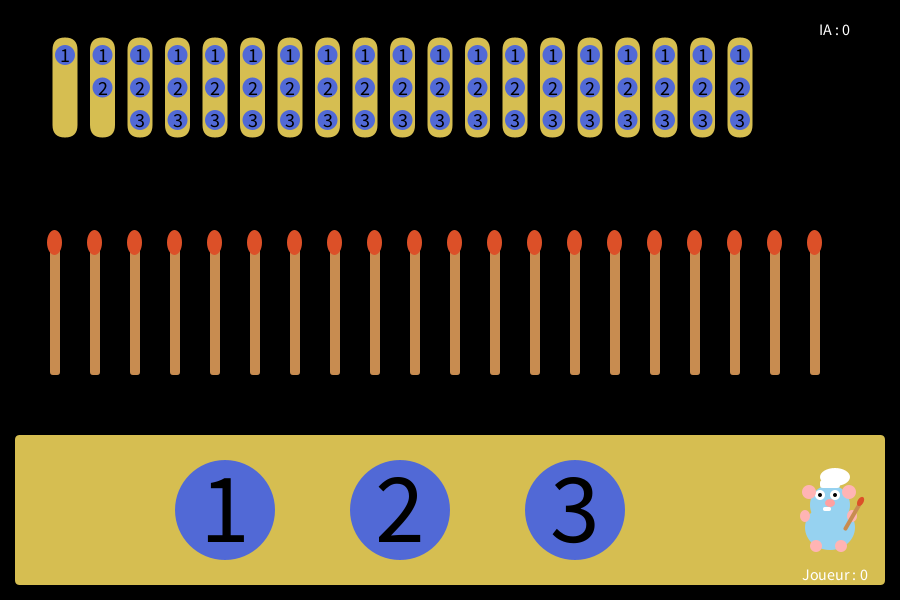
Frame 1 (no input)
Frame 60 (the mouse pressed at the canvas centre just before this capture): identical to frame 1, image omitted
Frame 120 (the mouse held since frame 60 and released just before this capture): identical to frame 1, image omitted

The Processing sketch that drew this single still picture (run headless with seeded random() and noise(); from frame 60 on, the mouse is pressed at the canvas centre):

// Processing sketch: Jeu_Nim
// ── Jeu_Nim.pde
///////////////////////////////////////////////////// //<>//
//07/12/2025
// Jeu de Nim
//
/////////////////////////////////////////////////////
//
// Les constantes
// ==============
int nbMatches = 20; // nb d alumette
//
// Les variables globales
// ======================
float player_x, player_y;
float ia_x, ia_y;

float panel_width, panel_height; // dimensions des panels
// postion des panels
float pl_panel_x, pl_panel_y;
float ia_panel_x, ia_panel_y;
float match_x, match_y;     // position de la première allumette
float cup_x, cup_y;         // position du premier gobelet
float cup_w, cup_h;         // dimensions des gobelets
// Positions des boutons du joueur
float b1_x, b1_y;
float b2_x, b2_y;
float b3_x, b3_y;
// Bouton 1 ,2 ,3
boolean inside1, inside2, inside3; // si la souris survole les boutons

int lastPlayTime; // temps

boolean iaTurn = false;
boolean gameOver = false;

int nbCups = 20;            // nombre de gobelets
boolean[][] tokens;          // tokens[cup][token]
int[] coups;                 // jeton choisi par IA

int scorePlayer = 0;
int scoreIA = 0;

//=================================================================
//
// Initialisation de la fenêtre graphique
//
//=================================================================
void settings() {
  size(900, 600);
}

//=================================================================
//
// Initialisation du programme
//
//=================================================================
void setup() {
  rectMode(CORNER);
  ellipseMode(CORNER);
  noStroke();
  player_x = 800;
  player_y = 475;

  ia_x = 775;
  ia_y = 25;

  // dimensions des panneaux
  panel_width  = 870;
  panel_height = 150;

  //postion des panels
  pl_panel_x = 15;
  pl_panel_y = 435;

  ia_panel_x = 15;
  ia_panel_y = 15;

  // position de la premiere allumettes
  match_x = 50;
  match_y = 215;
  // postion et taille du goblet
  cup_x = 37.5 + 15;
  cup_y = 37.5;

  cup_w = 25;
  cup_h = 100;

  // postion des bouton du joueur
  b1_x = 175;
  b1_y = 460;

  b2_x = 350;
  b2_y = 460;

  b3_x = 525;
  b3_y = 460;
  initIA(); // on crée la mémoire de l'IA
  initGame(); // initialise le jeu et l'IA au démarrage
}

//=================================================================
//
// Boucle de rendu
//
//=================================================================
void draw() {
  background(0);
  display(); // affiche l état actuel du jeu

  // affichage du chargement de reflexion de l ia
  if (iaTurn && !gameOver) {
    fill(255);
    textSize(30);
    textAlign(CENTER);
    text("L'IA réfléchit...", width/2, 100+90);

    noStroke();
    fill(0, 200, 255);
    rect(width/2 - 75, 110+90, (millis()/10) % 142.5, 5);
  }

  if (iaTurn && !gameOver) {
    // index du gobelet (0-19)
    int cupIndex = min(nbMatches - 1, nbCups - 1);

    // l ia  doit jouer mais le gobelet est vide
    if (cupIndex >= 0 && losingCup(cupIndex)) {
      gameOver = true;
      learn(); // l ia a perdu
      scorePlayer++;
    }
    // l ia peux jouer
    else if (millis() - lastPlayTime > 2000) {
      play();
    }
  }

  // Condition de fin de partie ,plus d'allumettes
  if (nbMatches <= 0 && !gameOver) {
    nbMatches = 0;
    gameOver = true;

    // si l ia perd
    if (iaTurn) {
      learn();
      scorePlayer++;
    } else {
      scoreIA++;
    }
  }
}

//=================================================================
//
// Initialisation du jeu
//
//=================================================================
void initGame() {
  nbMatches = 20;
  iaTurn = false;
  gameOver = false;
  lastPlayTime = millis();
  initCoups();
}

//=================================================================
//
// Création des structures nécessaires à l'IA
//
//=================================================================
void initIA() {
  // création du tableau tokens : nbCups x 3 jetons
  tokens = new boolean[nbCups][3];
  for (int i = 0; i < nbCups; i++) {
    for (int j = 0; j < 3; j++) {
      tokens[i][j] = true;   // tous les jetons sont présents
    }
  }

  // jetons spéciaux pour les deux premiers gobelets
  tokens[0][1] = false;     // 2ème jeton du premier gobelet absent
  tokens[0][2] = false;     // 3ème jeton du premier gobelet absent
  tokens[1][2] = false;     // 3ème jeton du deuxième gobelet absent

  // initialisation du tableau coups
  coups = new int[nbCups];
  for (int i = 0; i < nbCups; i++) {
    coups[i] = 0;
  }
}

//=================================================================
//
// Initialisation des coups joués par l'IA
// remet la table des coups à 0
//
//=================================================================
void initCoups() {
  coups = new int[nbCups];
  for (int i = 0; i < nbCups; i++) {
    coups[i] = 0;
  }
}

//=================================================================
//
// Au tour de l'IA de jouer...
//
//=================================================================
void play() {
  // si parti fini ou memoire ia null
  if (nbMatches <= 0 || tokens == null) {
    iaTurn = false;
    return;
  }
  // gobelet correspondant au nb d allumettes restantes
  int cupIndex = nbMatches - 1;
  int choix = 0;
  // si l index calculer et superrieur a la taille du tableau de goblet
  if (cupIndex >= tokens.length) {
    iaTurn = false;
    return;
  }

  // liste des coups possibles
  int[] possibles = new int[3];
  int nbPossibles = 0;
  for (int i = 0; i < 3; i++) {
    if (i < nbMatches && tokens[cupIndex][i]) {
      possibles[nbPossibles++] = i + 1;
    }
  }

  if (nbPossibles > 0) {
    int r = (int) random(nbPossibles);
    choix = possibles[r];
    nbMatches -= choix;
    coups[cupIndex] = choix;
  }

  iaTurn = false;
}

//=================================================================
//
// Mécanisme d'apprentissage
//
//=================================================================
void learn() {
  // l'IA a perdu, on  retire le premier jeton choisi dans les coups
  for (int i = 0; i < nbCups; i++) {
    if (coups[i] != 0) { // si l IA a jouer diferent de 0
      tokens[i][coups[i] - 1] = false; // rejeter le  jeton choisi
      break; // on rejette que le  mauvais coup
    }
  }
}
//=================================================================
//
// Affichage du jeu
//
//=================================================================
void display() {
  // affichage panels pour le joueur ou l ai selon le tour
  if (iaTurn) {
    // panel IA actif
    fill(122);
    rect(ia_panel_x, ia_panel_y, panel_width, panel_height, 5);
  } else {
    // panel joueur actif
    fill(214, 190, 81);
    rect(pl_panel_x, pl_panel_y, panel_width, panel_height, 5);
  }

  // elements du jeu
  displayCups();
  displayTokens();
  displayMatches();
  displayButtons();

  // avatars
  if (!iaTurn) displayAvatar(player_x, player_y);
  if (iaTurn) displayIA(ia_x, ia_y);

  // panneau de fin de partie
  if (gameOver) {
    fill(0, 150);
    rect(150, 200, 600, 200, 10);

    fill(255);
    textSize(40);
    textAlign(CENTER, CENTER);
    if (iaTurn) {
      text("Le joueur a gagné !", 450, 300);
    } else {
      text("L'IA a gagné !", 450, 300);
    }
    textSize(20);
    text( "(appuier sur espace pour relencer la partie)", 450, 350);
  }
  fill(255);
  textSize(16);
  textAlign(CENTER);
  text("Joueur : " + scorePlayer, 835, 580);
  text("IA : " + scoreIA, 835, 35);
}



//=================================================================
//
// Renvoie vrai si plus aucun coup possible (le gobelet est vide)
// cup = le numéro du gobelet
//
//=================================================================
boolean losingCup(int cup) {
  for (int i = 0; i < 3; i++) {
    if (tokens[cup][i]) return false; // au moins un jeton disponible
  }
  return true; // aucun jeton disponible
}

//=================================================================
//
// Affiche les gobelets
//
//=================================================================
void displayCups() {
  // nombre de goblet corespondant au nb d allumette restente
  int activeCup = nbMatches - 1;
  for (int i = 0; i < nbCups - 1; i++) {
    if (i == activeCup && !gameOver) { // ou joue le joueur
      noFill();
      //if (!iaTurn) {
      //  stroke(255);
      //}
      if (iaTurn) {
        stroke(0, 200, 255);
      }

      strokeWeight(3);
      // Un cadre blanc autour du gobelet actf
      rect(cup_x + (i * 37.5) - 2, cup_y - 2, cup_w + 3, cup_h + 4, 5);
      noStroke();
    }
    // si le gobelet contient encore au moins un jeton
    if (!losingCup(i)) {

      float xPos = cup_x + (i * 37.5);
      fill(214, 190, 81);
      rect(xPos, cup_y, cup_w, cup_h, 1000);
    }
    if (losingCup(i)) {
      float xPos = cup_x + (i * 37.5);
      fill(255, 0, 0);
      rect(xPos, cup_y, cup_w, cup_h, 1000);
    }
  }

  if (iaTurn) {
    strokeWeight(1);
    displayIA(ia_x, ia_y);
  }
}

//=================================================================
//
// Affiche les jetons dans les gobelets
//
//=================================================================
void displayTokens() {
  textSize(20);
  textAlign(CENTER, CENTER);

  // boucle sur chaque gobelet
  for (int cup = 0; cup < nbCups - 1; cup++) {

    // calcul de la position X pour ce gobelet
    float tokenX = 55 + (cup * 37.5);

    // Coordonnées Y fixes
    float y1 = 45;
    float y2 = 77.5;
    float y3 = 110;

    displayToken(cup, tokenX, y1, 0); // jeton 1
    displayToken(cup, tokenX, y2, 1); // jeton 2
    displayToken(cup, tokenX, y3, 2); // jeton 3
  }
}

//=================================================================
//
// Affiche un jeton dans un gobelet
// cup = le gobelet
// token = le numéro du jeton
// s = le texte à afficher sur le jeton
//
//=================================================================
void displayToken(int cup, float x, float y, int id) {
  // si le jeton existe
  if (!tokens[cup][id]) return;

  // coups[cup] stocke 1, 2 ou 3 , id stocke 0, 1 ou 2, on compare id+1.
  if (coups[cup] == id + 1) {
    fill(0, 200, 255); // Couleur IA
  } else {
    fill(81, 105, 214); // Couleur normale
  }

  ellipse(x, y, 20, 20);
  fill(0);
  text(id + 1, x + 10, y + 10);
}

//=================================================================
//
// Affiche les allumettes
//
//=================================================================
void displayMatches() {
  for (float i = match_x; i < match_x + 40 * nbMatches; i += 40) {
    displayMatch(i, match_y);
  }
}

//=================================================================
//
// Dessine une allumette
// x, y = les coordonnées de l'allumette
//
//=================================================================
void displayMatch(float x, float y) {
  fill(200, 140, 80);
  rect(x + 0, y + 20, 10, 140, 3);

  fill(220, 80, 40);
  ellipse(x - 3, y + 15, 15, 25);

  fill(82, 58, 33);
  fill(91, 33, 16);
}

//=================================================================
//
// Affiche les boutons du joueur humain
//
//=================================================================
void displayButtons() {

  if (!iaTurn) {
    displayAvatar(-100, -100);
  }

  // boucle pour les boutons 1, 2, 3
  for (int i = 1; i <= 3; i++) {
    // position des boutons
    int x = i * 175;
    int y = int(b1_y);

    // si survol du bouton
    boolean isInside = insideButton(x, y, 100);

    if (i == 1) inside1 = isInside;
    else if (i == 2) inside2 = isInside;
    else if (i == 3) inside3 = isInside;

    if (iaTurn || i > nbMatches) {
      // tour ia ou pas assez d'allumettes
      fill(255, 0, 0);
    } else if (isInside) {
      // Cas 2 : souris dessus
      fill(150, 200, 255);
    } else {
      // Cas 3 : normal
      fill(81, 105, 214);
    }

    displayButton(x, y, 100, isInside, char('0' + i));
  }
}

//=================================================================
//
// Renvoie vrai quand la souris est dans le bouton
// x, y = les coordonnées du bouton
// radius = le rayon du bouton
//
//=================================================================
boolean insideButton(int x, int y, int d) {
  float cx = x + d/2.0;   // centre X
  float cy = y + d/2.0;   // centre Y
  float r  = d/2.0;       // rayon

  return dist(mouseX, mouseY, cx, cy) <= r;
}

//=================================================================
//
// Affiche un bouton
// x, y = les coordonnées du bouton
// d = le diamètre du bouton
// inside = est-ce que la souris est à l'intérieur du bouton
// t = le texte à afficher dans le bouton
//
//=================================================================
void displayButton(int x, int y, int d, boolean inside, char t) {
  // si sur le bouton
  if (inside) {
    stroke(255);
    strokeWeight(4);
  } else {
    noStroke();
  }
  ellipse(x, y, d, d);
  noStroke();
  fill(0);
  textSize(100);
  text(t, x + 50, y + 47);
}

//=================================================================
// Affiche l'avatar du joueur
// x, y = les coordonnées de l'avatar
//=================================================================
void displayAvatar(float x, float y) {

  //  Corps
  fill(150, 210, 240);
  ellipse(x +  5, y + 30, 50, 45); // corps
  ellipse(x + 10, y + 10, 40, 40); // tête

  //  Pattes
  fill(255, 180, 180);
  ellipse(x + 10, y + 65, 12, 12); // patte gauche
  ellipse(x + 35, y + 65, 12, 12); // patte droite
  ellipse(x +  0, y + 35, 10, 12); // main gauche
  ellipse(x + 47, y + 35, 10, 12); // main droite

  //  Nez
  fill(255, 160, 160);
  ellipse(x + 25, y + 24, 10, 8);

  //  Dent
  fill(255);
  rect(x + 23, y + 32, 8, 4, 2);

  //  Yeux
  fill(255);
  ellipse(x + 15, y + 15, 10, 10); // gauche
  ellipse(x + 30, y + 15, 10, 10); // droite
  fill(0);
  ellipse(x + 18, y + 18, 4, 4); // gauche
  ellipse(x + 33, y + 18, 4, 4); // droite

  //  Oreilles
  fill(255, 180, 180);
  ellipse(x + 2, y + 10, 14, 14); // gauche
  ellipse(x + 42, y + 10, 14, 14); // droite

  // Toque
  fill(255);
  rect(x + 20, y + 5, 20, 8, 3);
  ellipse(x + 20, y - 7, 30, 18);
  // Mini allumette dans la main

  rotate(radians(30));

  fill(200, 140, 80);
  rect(x + 194.5, y - 473, 4, 35, 2);
  fill(220, 80, 40);
  ellipse(x + 193, y - 476, 6, 10);

  rotate(radians(-30));
}

//=================================================================
// Affiche l'IA
// x, y = les coordonnées de l'avatar
//=================================================================
void displayIA(float x, float y) {
  
  strokeWeight(1);
  stroke(0);
  //  Corps
  fill(240);
  ellipse(x + 40, y + 50, 35, 45);

  //  Bras
  fill(230);
  ellipse(x + 30, y + 60, 5, 27); // gauche
  ellipse(x + 63, y + 60, 5, 27); // droit


  // tete
  fill(255);
  ellipse(x + 40, y + 25, 35, 23);
  fill(0);
  ellipse(x + 37, y + 30, 25, 15);
  noStroke();
  //  Yeux
  fill(0, 150, 255);
  ellipse(x + 36, y + 38, 6, 4); // gauche
  ellipse(x + 48, y + 39, 6, 4); // droit

  fill(150, 220, 255);
  ellipse(x + 38, y + 40, 2.2, 1.2); // gauche
  ellipse(x + 50, y + 41, 2.2, 1.2); // droit
}

//=================================================================
//
// Interactivité pour le joueur
//
//=================================================================
void mousePressed() {
  if (iaTurn || gameOver) return;

  if (inside1 && nbMatches >= 1) {
    nbMatches -= 1;
    iaTurn = true;
  } else if (inside2 && nbMatches >= 2) {
    nbMatches -= 2;
    iaTurn = true;
  } else if (inside3 && nbMatches >= 3) {
    nbMatches -= 3;
    iaTurn = true;
  }
  lastPlayTime = millis();
}

//=================================================================
//
// Relance une nouvelle partie quand on appuie sur la touche espace
//
//=================================================================
void keyPressed() {
  if (key == ' ') {  // touche espace
    initGame();
  }
}
